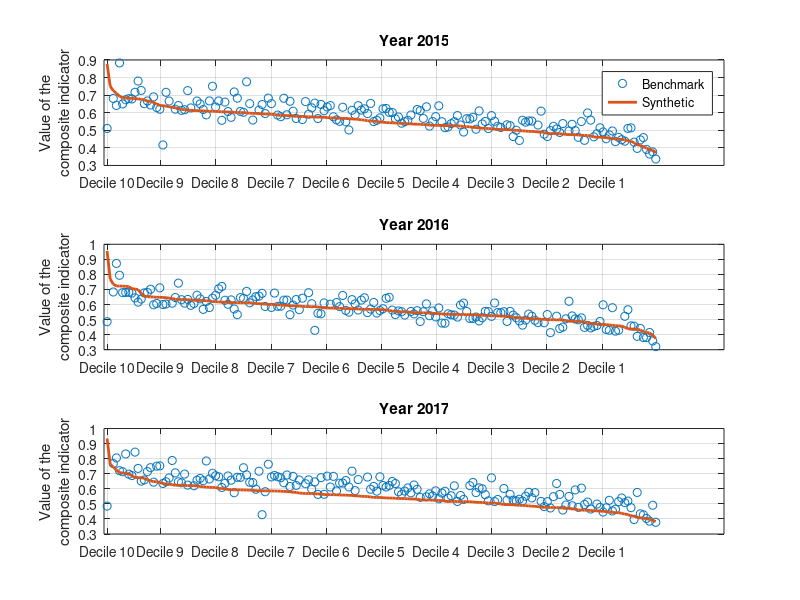

Write the MATLAB code that produced this figure.
clc,clear,close all;
addpath([pwd '/data']);
load('datos_Almudena_v4.mat');
load('DatosSimulaciones_v5.mat');
load('indicadores_sinteticos_v4.mat');
numero_municipios=178;
n_anios_sintetico_disponible=3;
n_anios=6;
indicador_sintetico_anexo_1_estimado=NaN(numero_municipios,n_anios);
X_quitada_nan=X;
X_quitada_nan(isnan(X_quitada_nan))=0;
valores_deciles=prctile([1:numero_municipios],[0:10:90])%como luego el orden es descendente,el decil 0 es el 10 y el 9 es el 1

for anio=1:n_anios
    indicador_sintetico_anexo_1_estimado(:,anio)=sum(X_quitada_nan(:,:,anio).*coeficientes_AyudasSociales',2);
end
%% Ajuste intercept OPT 1
indicador_sintetico_anexo_1_estimado=indicador_sintetico_anexo_1_estimado+intercept(1);
%% Los ordenamos
[indicador_sintetico_anexo_1_estimado_ordenado,orden]=sort(indicador_sintetico_anexo_1_estimado(:,1:3),1,'descend');
orden_bien_para_indexar=orden;
orden_bien_para_indexar(:,2)=size(orden,1)+orden(:,2);
orden_bien_para_indexar(:,3)=size(orden,1)*2+orden(:,3);
indicador_sintetico_anexo_1_ordenado=indicador_sintetico_anexo_1(orden_bien_para_indexar);
%%
%%Comparación sintetico vs estimado
for anio=1:n_anios_sintetico_disponible
    figure(2);
    subplot(n_anios_sintetico_disponible,1,anio)
    plot(indicador_sintetico_anexo_1_ordenado(:,anio),'o');
    hold on;
    plot(indicador_sintetico_anexo_1_estimado_ordenado(:,anio),'Linewidth',2);
    ylabel ({'Value of the', 'composite indicator'})
    grid on;
    if anio==1
        legend('Benchmark','Synthetic');
        title (sprintf('Year %d',2014+anio));
    else
        title (sprintf('Year %d',2014+anio));
    end
    xticks([valores_deciles]);
    ax = gca;
    xticklabels({'Decile 10','Decile 9','Decile 8','Decile 7','Decile 6','Decile 5','Decile 4','Decile 3','Decile 2','Decile 1'})
end
